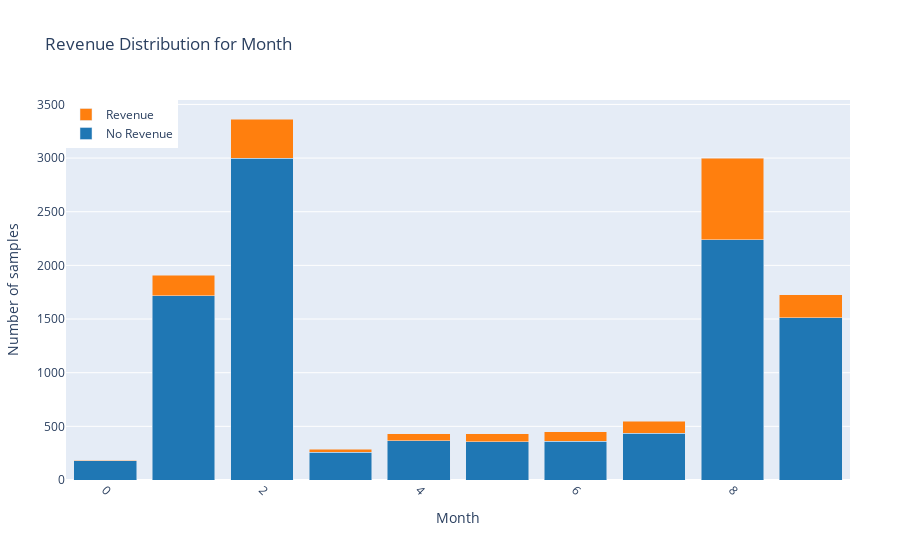

Notebook code cell kept with this figure:
### Code cell
month_revenue = data.groupby(["Month", "Revenue"]).size().unstack()
trace1 = go.Bar(
    x=month_revenue.index,
    y=month_revenue[0],
    marker = dict(color = colors[0]),
    name='No Revenue'
)
trace2 = go.Bar(
    x=month_revenue.index,
    y=month_revenue[1],
    marker = dict(color = colors[1]),
    name='Revenue'
)
d2 = [trace1, trace2]
layout = go.Layout(
    title='Revenue Distribution for Month',
    autosize=True,
    barmode='stack',
    margin=go.layout.Margin(l=50, r=50),
    xaxis=dict(
        title='Month',
        tickangle=45
    ),
    yaxis=dict(
        title='Number of samples',
        automargin=True,
    ),
    legend=dict(
        x=0,
        y=1,
    ),
)
fig = go.Figure(data=d2, layout=layout)
fig.show()

#revenue_percentage = data["Revenue"].sum() * 100 / data["Revenue"].shape[0]
#print("The Revenue percentage is %.3f%%." % revenue_percentage)

### Figure 1 — Plotly figure (JSON) as saved in the notebook; plotly's stock layout.template omitted (floating-point values rounded to 4 significant figures)
{"data": [{"marker": {"color": "rgb(31, 119, 180)"}, "name": "No Revenue", "type": "bar", "x": [0, 1, 2, 3, 4, 5, 6, 7, 8, 9], "y": [181, 1715, 2999, 259, 366, 357, 362, 434, 2238, 1511]}, {"marker": {"color": "rgb(255, 127, 14)"}, "name": "Revenue", "type": "bar", "x": [0, 1, 2, 3, 4, 5, 6, 7, 8, 9], "y": [3, 192, 365, 29, 66, 76, 86, 115, 760, 216]}], "layout": {"autosize": true, "barmode": "stack", "legend": {"x": 0, "y": 1}, "margin": {"l": 50, "r": 50}, "title": {"text": "Revenue Distribution for Month"}, "xaxis": {"tickangle": 45, "title": {"text": "Month"}}, "yaxis": {"automargin": true, "title": {"text": "Number of samples"}}}}
